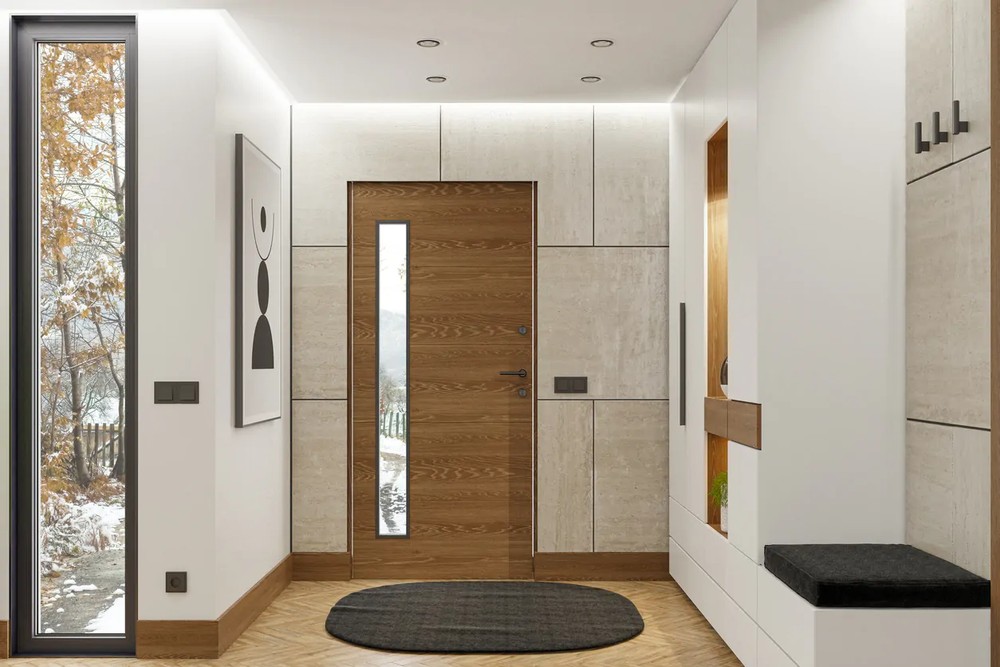
#> input picture images/photo.png, 1000 x 667 px, shrunk from 1254 x 836 before the run
$ python main.py
#> lines starting #> are read from the running program, lines starting #| are printed output that depends on the picture; after the words box and inside, x2 and y2 are one past the last pixel; in counts of white or black regions, pixels touching at a corner belong together
import numpy as np
import matplotlib.pyplot as plt
from skimage import io, color, filters


def longueurs_suites(ligne):
    """Pour chaque pixel, renvoie la longueur de la suite de True qui le contient (0 si fond)."""
    n = len(ligne)
    res = np.zeros(n, dtype=int)
    i = 0
    while i < n:
        if ligne[i]:
            j = i
            while j < n and ligne[j]:
                j += 1
            res[i:j] = j - i
            i = j
        else:
            i += 1
    return res


# Chargement : change le nom pour tester (test.png ou photo.png)
img = io.imread("images/photo.png")
#> img is the input picture: shape (667, 1000, 3); mean R, G, B 169.5, 158.9, 144.4

# Binarisation : seuil local pour la couleur, seuil fixe pour le rectangle gris
if img.ndim == 3:
    gray = color.rgb2gray(img[:, :, :3])
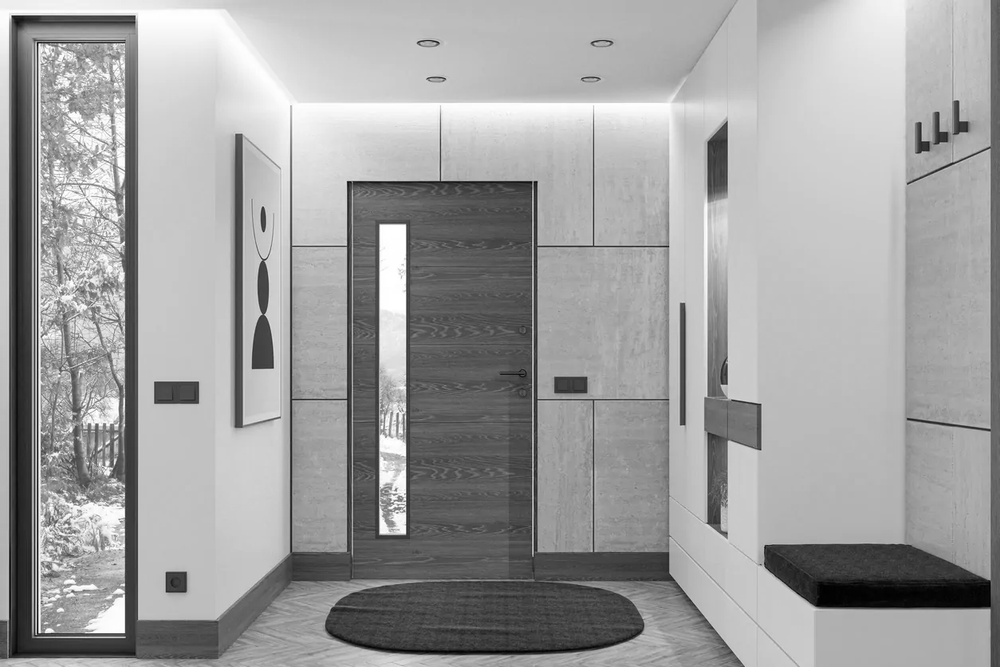
#> gray: shape (667, 1000) float64; min 0, max 1, mean 0.628
    binaire = gray < filters.threshold_local(gray, 31, offset=0.02)
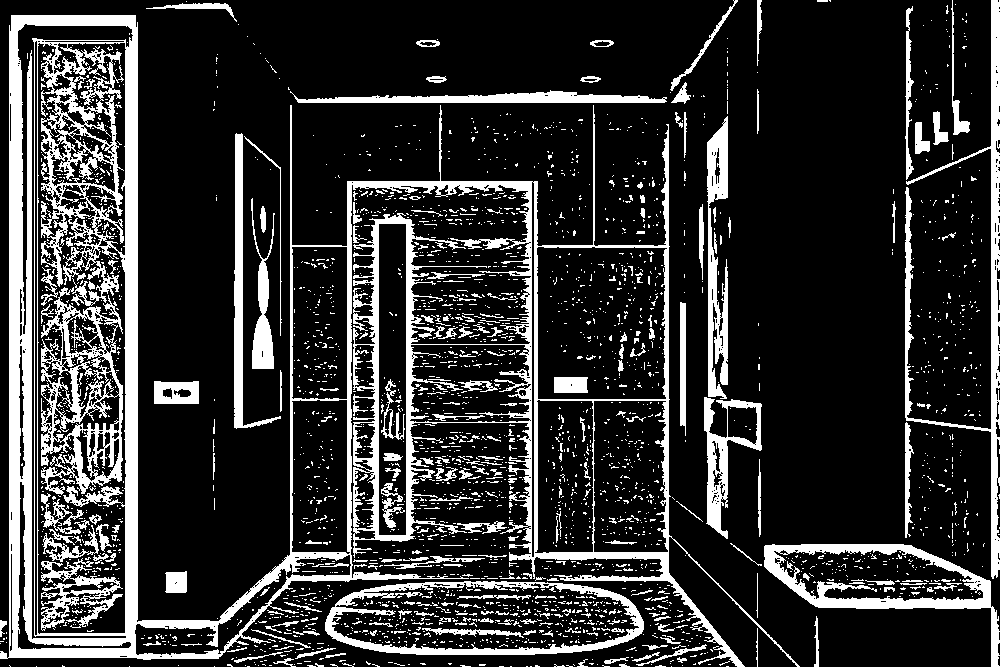
#> binaire: shape (667, 1000) bool; 19.3% white; 2893 white regions (2649 under 20 px), largest, box (x1, y1, x2, y2) and area: (0, 15, 800, 667) 67758, (905, 0, 1000, 579) 6184, (764, 544, 1000, 667) 5392
else:
    gray = img
    binaire = gray < 128

# Réglages (un seul à la fois quand tu testes)
LONGUEUR_MIN = 50     # longueur minimale d'un trait
EPAISSEUR_MAX = 4     # épaisseur maximale d'un trait

H, W = binaire.shape
#> H = 667; W = 1000

# Longueur de la suite horizontale et verticale de chaque pixel
suite_h = np.array([longueurs_suites(binaire[y]) for y in range(H)])
#> after the loop in longueurs_suites, `while i < n:`: res = 1000 values, max 11 at index 817, min 0 at index 0, mean 0.211
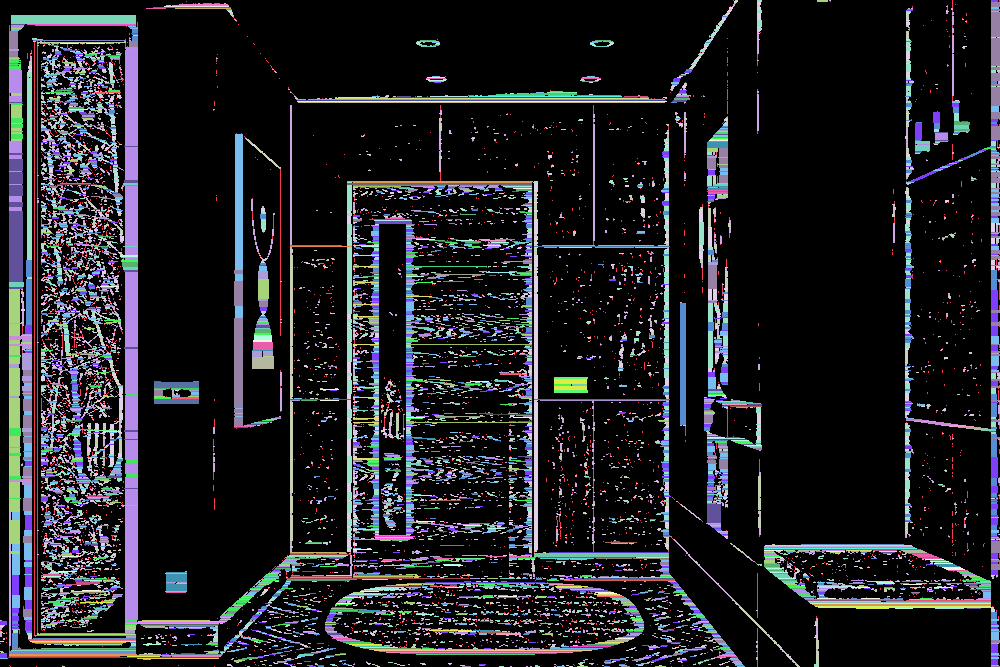
#> suite_h: shape (667, 1000) int64; 129 distinct labels, from 0 to 370; one colour per label, 0 black
suite_v = np.array([longueurs_suites(binaire.T[x]) for x in range(W)]).T
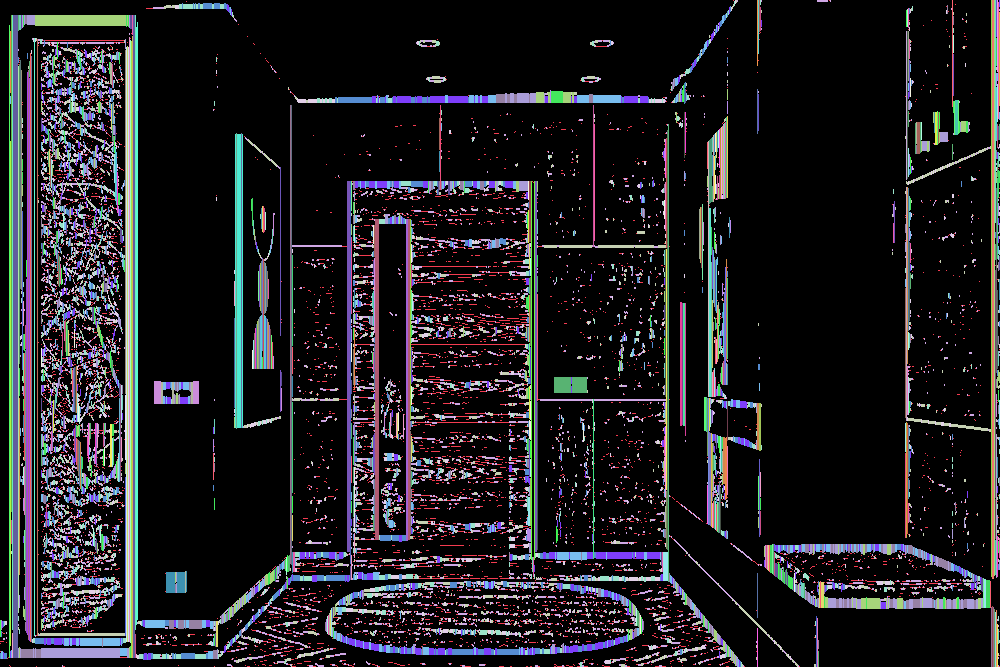
#> suite_v: shape (667, 1000) int64; 156 distinct labels, from 0 to 643; one colour per label, 0 black

# Trait horizontal : long horizontalement, fin verticalement
sortie_h = (suite_h >= LONGUEUR_MIN) & (suite_v <= EPAISSEUR_MAX)
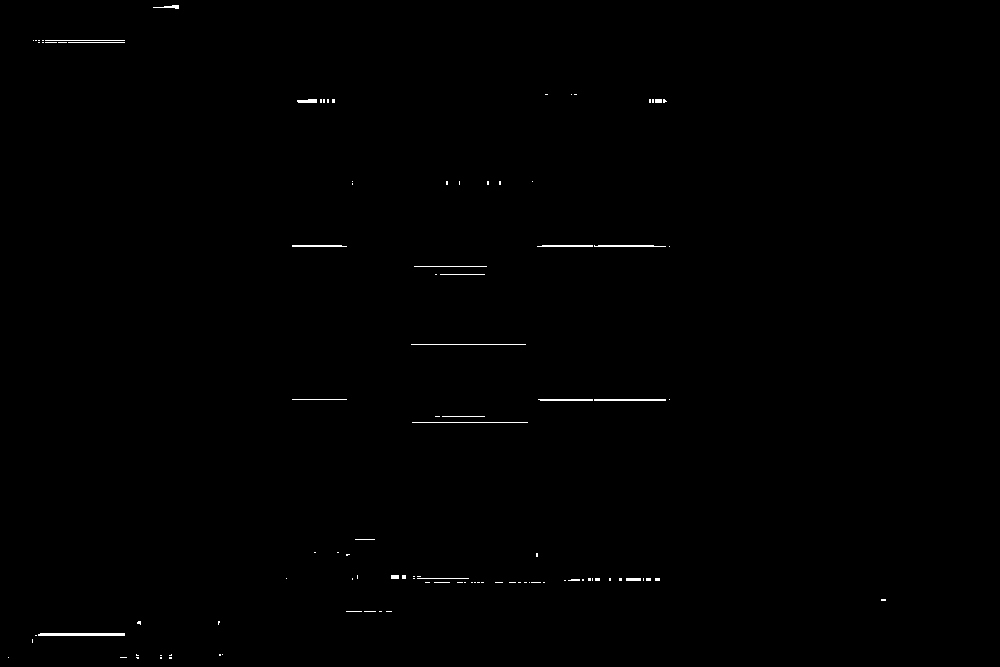
#> sortie_h: shape (667, 1000) bool; 0.33% white in thin lines or dots, all inside (x1, y1, x2, y2) = (8, 5, 886, 659)
# Trait vertical : long verticalement, fin horizontalement
sortie_v = (suite_v >= LONGUEUR_MIN) & (suite_h <= EPAISSEUR_MAX)
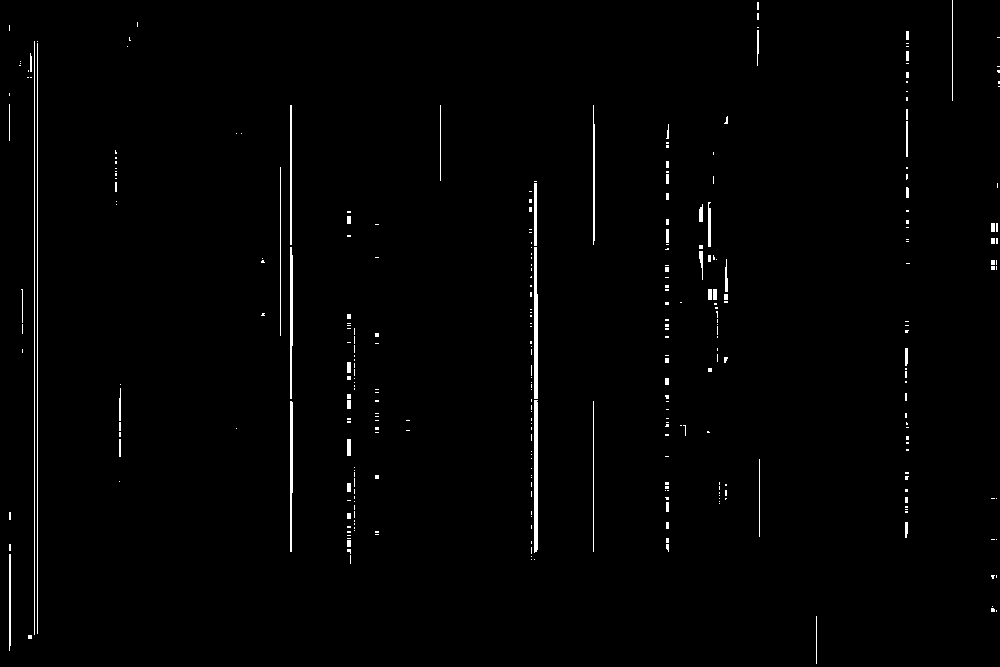
#> sortie_v: shape (667, 1000) bool; 1.2% white; 325 white regions (265 under 20 px), largest, box (x1, y1, x2, y2) and area: (534, 400, 538, 553) 606, (34, 41, 35, 635) 594, (37, 43, 38, 634) 591

sortie_hv = sortie_h | sortie_v
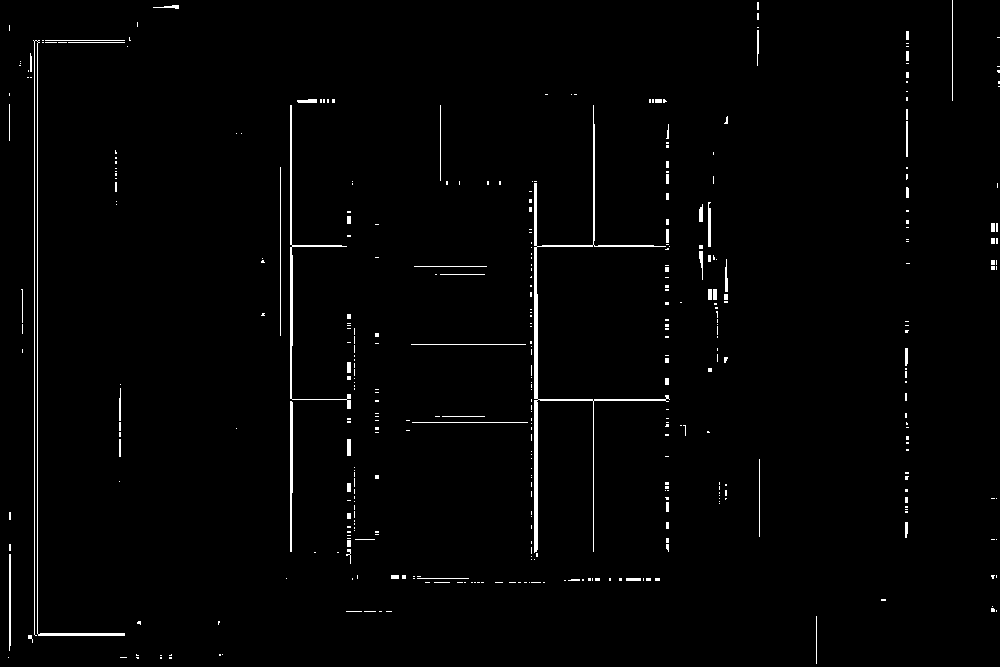
#> sortie_hv: shape (667, 1000) bool; 1.5% white in thin lines or dots

# Affichage : figure à fond blanc, traits blancs sur fond noir
fig, axes = plt.subplots(2, 3)

axes[0, 0].set_title("Image de départ")
axes[0, 0].imshow(img, cmap="gray")

axes[0, 1].set_title("Binarisation")
axes[0, 1].imshow(binaire, cmap="gray")

axes[0, 2].set_title("Verticaux seuls")
axes[0, 2].imshow(sortie_v, cmap="gray")

axes[1, 0].set_title("Horizontaux seuls")
axes[1, 0].imshow(sortie_h, cmap="gray")

axes[1, 1].set_title("Verticaux + horizontaux")
axes[1, 1].imshow(sortie_hv, cmap="gray")

for ax in axes.flat:
    ax.axis("off")

plt.show()

# Sauvegarde du résultat final (blanc = trait, noir = fond)
io.imsave("traits.png", (sortie_hv * 255).astype(np.uint8))
